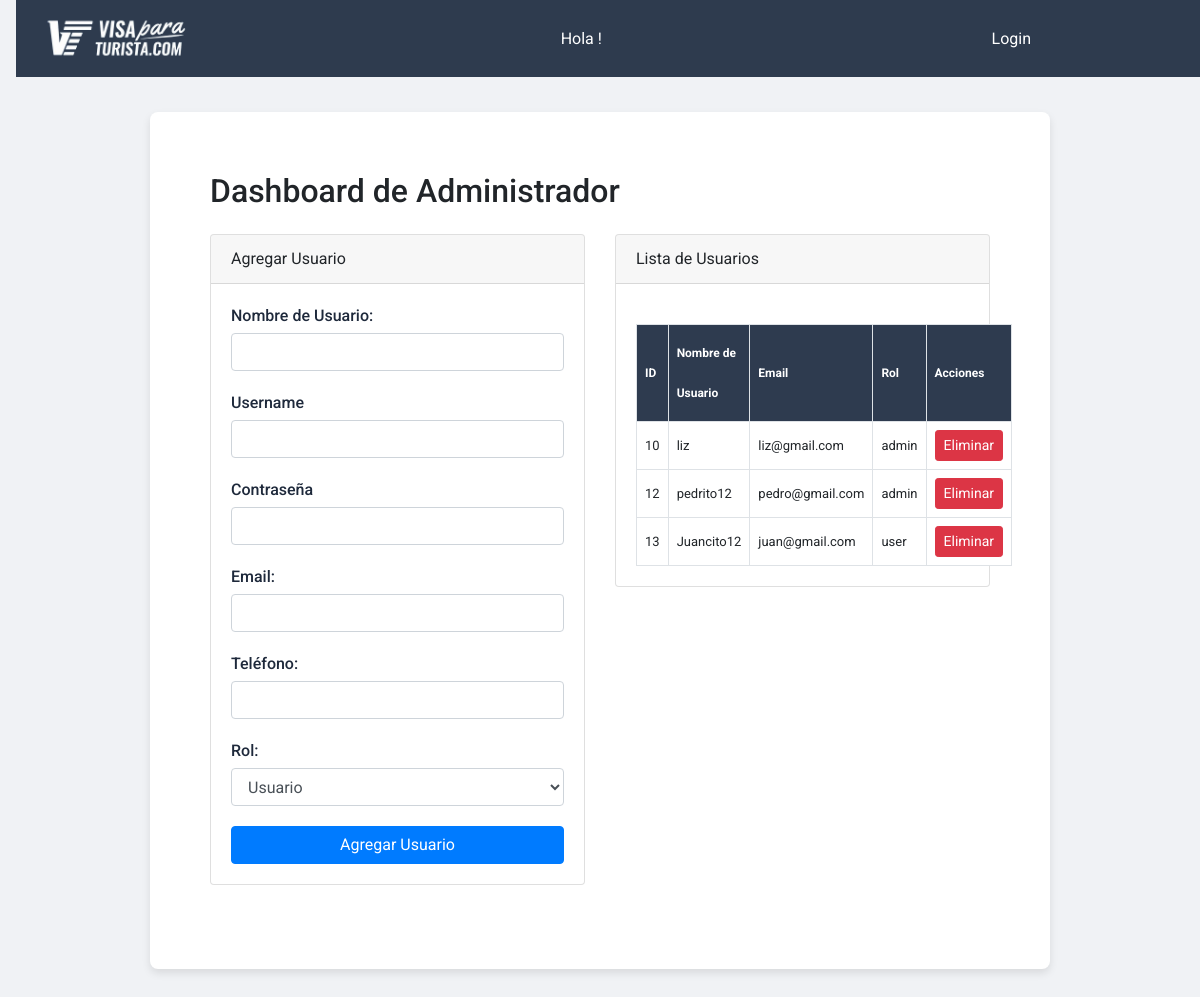
/admin-dashboard, run on an earlier commit of the app's database.
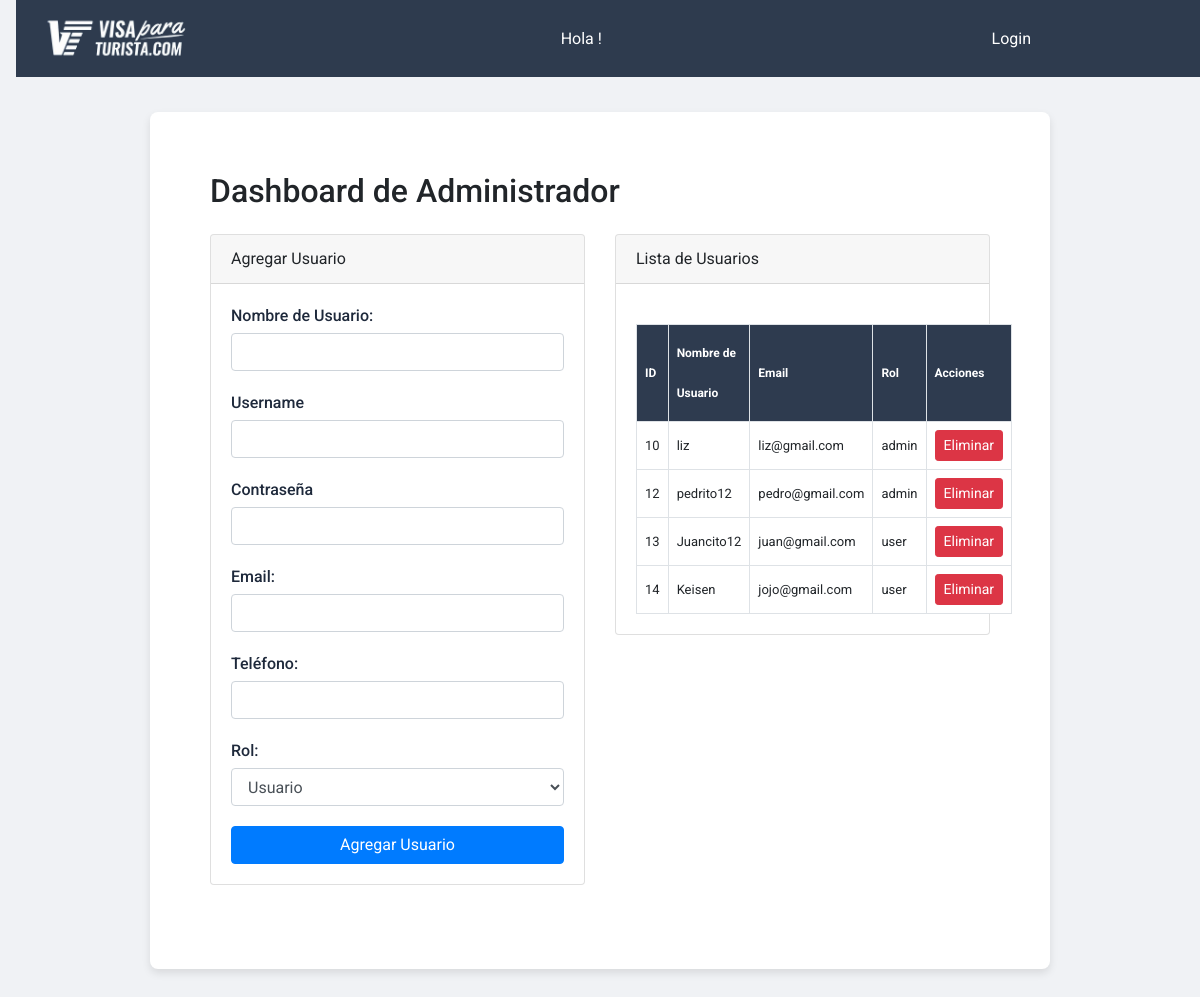
And on a later commit of the database.
### models.py (models this page shows, shortened)
class User(UserMixin, db.Model):
    id = db.Column(db.Integer, primary_key=True)
    username = db.Column(db.String(100), unique=True, nullable=False)
    name = db.Column(db.String(100), nullable=False)
    email = db.Column(db.String(100), nullable=False, unique=True)
    telefono = db.Column(db.Integer, nullable=False)
    password_hash = db.Column(db.String(130), nullable=False)
    roles = db.relationship("Roles", secondary="user_roles", back_populates="users")
    @hybrid_property
    def password(self):
        raise AttributeError('password is not a readable attribute')

class Roles(db.Model):
    __tablename__ = 'roles'
    id = db.Column(db.Integer(), primary_key=True)
    name = db.Column(db.String(50), unique=True, nullable=False)
    slug = db.Column(db.String(50), unique=True, nullable=False)
    users = db.relationship("User", secondary="user_roles", back_populates="roles")

### app.py (the view, shortened to what this page needs)
@login_required
@admin_permission.require(http_exception=403)
@app.route("/admin-dashboard", methods=['GET', 'POST'])
def admin_dashboard():
  users = User.query.all()
  return render_template('admin_dashboard.html', users=users)

### templates/admin_dashboard.html (shortened to what this page needs)
<!DOCTYPE html>
<html lang="en">
  <head>
    <link
      rel="stylesheet"
      href="https://maxcdn.bootstrapcdn.com/bootstrap/4.5.2/css/bootstrap.min.css"
    />
  </head>
  <body>
    {% include 'base.html' %} {% block content %}
    <div class="container">
      <h2 class="mb-4">Dashboard de Administrador</h2>
      <div class="row">
        <div class="col-md-6">
          <div class="card mb-4">
            <div class="card-header">Agregar Usuario</div>
            <div class="card-body">
              <form action="/admin-dashboard" method="POST">
                <div class="form-group">
                  <label for="name">Nombre de Usuario:</label>
                  <input
                    type="text"
                    class="form-control"
                    id="name"
                    name="name"
                    required
                  />
                </div>
                <div class="form-group">
                  <label for="username">Username</label>
                  <input
                    type="text"
                    class="form-control"
                    id="username"
                    name="username"
                    required
                  />
                </div>
                <div class="form-group">
                  <label for="password">Contraseña</label>
                  <input
                    type="text"
                    class="form-control"
                    id="password"
                    name="password"
                    required
                  />
                </div>
                <div class="form-group">
                  <label for="email">Email:</label>
                  <input
                    type="email"
                    class="form-control"
                    id="email"
                    name="email"
                    required
                  />
                </div>
                <div class="form-group">
                  <label for="telefono">Teléfono:</label>
                  <input
                    type="tel"
                    class="form-control"
                    id="telefono"
                    name="telefono"
                    required
                  />
                </div>
                <div class="form-group">
                  <label for="roles">Rol:</label>
                  <select class="form-control" id="roles" name="roles">
                    <option value="user">Usuario</option>
                  </select>
                </div>
                <button type="submit" class="btn btn-primary">
                  Agregar Usuario
                </button>
              </form>
            </div>
          </div>
        </div>
        <div class="col-md-6">
          <div class="card">
            <div class="card-header">Lista de Usuarios</div>
            <div class="card-body">
              <table class="user-table">
                <thead>
                  <tr>
                    <th>ID</th>
                    <th>Nombre de Usuario</th>
                    <th>Email</th>
                    <th>Rol</th>
                    <th>Acciones</th>
                  </tr>
                </thead>
                <tbody>
                  {% for user in users %}
                  <tr>
                    <td>{{ user.id }}</td>
                    <td>{{ user.username }}</td>
                    <td>{{ user.email }}</td>
                    <td>
                      {% for role in user.roles %} {{ role.name }} {% else %} Sin roles {% endfor
                      %}
                    </td>
                    <td>
                      <form
                        action="/delete_user/{{ user.id }}"
                        method="POST"
                        style="display: inline-block"
                      >
                        <button type="submit" class="btn btn-danger btn-sm">
                          Eliminar
                        </button>
                      </form>
                    </td>
                  </tr>
                  {% endfor %}
                </tbody>
              </table>
            </div>
          </div>
        </div>
      </div>
    </div>
    {% endblock %}
  </body>
</html>

### templates/base.html (shortened to what this page needs)
<!DOCTYPE html>
<html lang="es">
  <head>
    <link
      rel="stylesheet"
      href="{{ url_for('static', filename='estilos.css') }}"
    />
    <link
      rel="stylesheet"
      href="https://cdnjs.cloudflare.com/ajax/libs/font-awesome/5.15.4/css/all.min.css"
    />
  </head>
  <body>
    <nav class="navbar">
      <div class="topbar">
        <a href="/">
          <img
            src="../static/images/navbar.png"
            alt="Logo visa par turistas"
            class="logo-topbar"
          />
        </a>
        Hola {{ current_user.username }}!
        <div class="topbar-menu menu-adjustable">
          {% if current_user.is_authenticated %}
          <a
            href="{{ url_for('logout') }}"
            class="{% if request.path == url_for('logout') %}active{% endif %}"
            >Logout</a
          >
          {% else %}
          <a
            href="{{ url_for('login') }}"
            class="{% if request.path == url_for('login') %}active{% endif %}"
            >Login</a
          >
          {% endif %}
        </div>
      </div>
    </nav>
  </body>
</html>

### static/estilos.css (style rules this page uses)
body { font-family: 'Roboto', Arial, sans-serif; background-color: #f0f2f5; margin: 0; padding: 0; }
.topbar { display: flex; justify-content: space-between; align-items: center; background-color: #2e3b4e; color: #fff; padding: 10px 20px; position: fixed; width: 100%; top: 0; z-index: 1000; }
.logo-topbar { width: 10rem; }
.topbar-menu { display: flex; align-items: center; margin-right: 140px; }
.topbar-menu a { color: #fff; margin: 0 10px; text-decoration: none; padding: 10px 15px; border-radius: 5px; transition: background-color 0.3s ease; }
.container { max-width: 75%; background: white; border-radius: 8px; box-shadow: 0 4px 8px rgba(0, 0, 0, 0.1); padding: 60px; margin: 6rem auto;; box-sizing: border-box; overflow: hidden; position: relative; }
.form-group { margin-bottom: 20px; }
label { display: block; margin-bottom: 5px; font-weight: 500; color: #1e293b; display: flex; align-items: center; gap: 5px; }
input, textarea, select { width: 100%; padding: 12px; box-sizing: border-box; border: 1px solid #d1d5db; border-radius: 5px; background-color: #f9fafb; font-size: 16px; color: #374151; transition: border-color 0.3s, box-shadow 0.3s; }
table { width: 100%; border-collapse: collapse; margin-top: 20px; }
thead { background-color: #2e3b4e; color: white; }
th, td { padding: 12px 15px; border: 1px solid #d1d5db; text-align: center; vertical-align: middle; font-size: 13px; }
th { background-color: #3c5171; color: #ffffff; }
tbody tr:nth-child(even) { background-color: #f9f9f9; }
a { color: #3b82f6; text-decoration: none; }
form { width: 100%; }
button { width: 100%; padding: 15px; background-color: #0073e6; color: #fff; border: none; border-radius: 5px; font-size: 16px; cursor: pointer; transition: background-color 0.3s; }
table { width: 100%; border-collapse: collapse; margin-top: 20px; border: none; }
th, td { padding: 12px 15px; border: none; text-align: center; vertical-align: middle; font-size: 13px; }
th { font-size: 12px; padding: px 0px; }
th { height: 40px; line-height: 40px; }

### templates/admin_dashboard.html (style rules this page uses)
.user-table { width: 100%; border-collapse: collapse; }
.user-table th, .user-table td { border: 1px solid #dee2e6; padding: 8px; text-align: left; }
.user-table th { background-color: #2e3b4f; }
.user-table td { background-color: #ffffff; }

What changed in the data, as far as the page shows it:
added User: id "14", username "Keisen", email "jojo@gmail.com", Roles (name "user")
